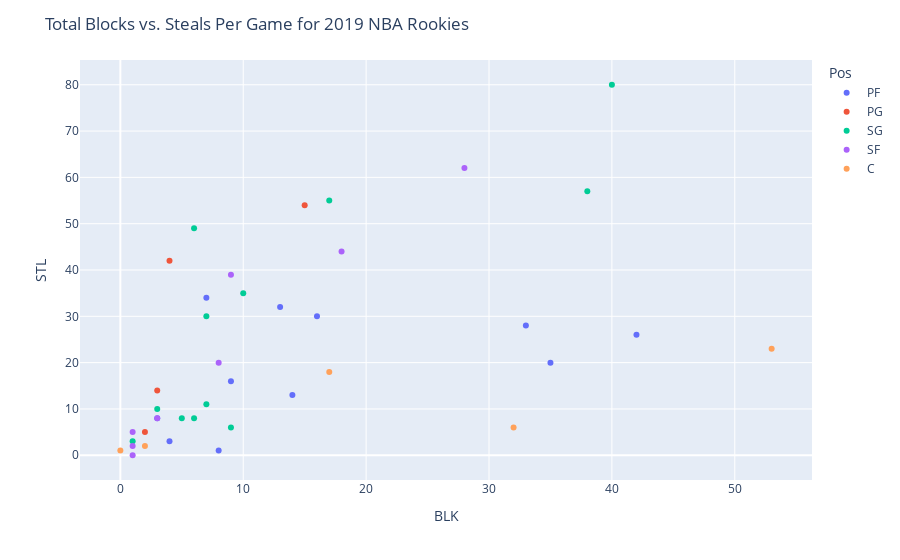

Here is the notebook cell this chart was saved with:
### Code cell
fig = px.scatter(rookies, x='BLK', y='STL', color = 'Pos', hover_data = ['Player'])
fig.update_layout(title_text = 'Total Blocks vs. Steals Per Game for 2019 NBA Rookies')

### Figure 1 — Plotly figure (JSON) as saved in the notebook; plotly's stock layout.template omitted (floating-point values rounded to 4 significant figures)
{"data": [{"customdata": [["Zion Williamson"], ["Rui Hachimura"], ["Cameron Johnson"], ["Brandon Clarke"], ["Grant Williams"], ["Darius Bazley"], ["Nassir Little"], ["Nicolas Claxton"], ["Alen Smailagić"], ["Eric Paschall"], ["Jalen McDaniels"]], "hoverlabel": {"namelength": 0}, "hovertemplate": "Pos=PF<br>BLK=%{x}<br>STL=%{y}<br>Player=%{customdata[0]}", "legendgroup": "PF", "marker": {"color": "#636efa", "symbol": "circle"}, "mode": "markers", "name": "PF", "showlegend": true, "type": "scatter", "x": [9, 7, 16, 42, 33, 35, 14, 8, 4, 13, 3], "xaxis": "x", "y": [16, 34, 30, 26, 28, 20, 13, 1, 3, 32, 8], "yaxis": "y"}, {"customdata": [["Ja Morant"], ["Darius Garland"], ["Ty Jerome"], ["Tremont Waters"]], "hoverlabel": {"namelength": 0}, "hovertemplate": "Pos=PG<br>BLK=%{x}<br>STL=%{y}<br>Player=%{customdata[0]}", "legendgroup": "PG", "marker": {"color": "#EF553B", "symbol": "circle"}, "mode": "markers", "name": "PG", "showlegend": true, "type": "scatter", "x": [15, 4, 3, 2], "xaxis": "x", "y": [54, 42, 14, 5], "yaxis": "y"}, {"customdata": [["RJ Barrett"], ["Jarrett Culver"], ["Coby White"], ["Tyler Herro"], ["Romeo Langford"], ["Nickeil Alexander-Walker"], ["Matisse Thybulle"], ["Jordan Poole"], ["Carsen Edwards"], ["Justin James"], ["Jaylen Nowell"], ["Terance Mann"]], "hoverlabel": {"namelength": 0}, "hovertemplate": "Pos=SG<br>BLK=%{x}<br>STL=%{y}<br>Player=%{customdata[0]}", "legendgroup": "SG", "marker": {"color": "#00cc96", "symbol": "circle"}, "mode": "markers", "name": "SG", "showlegend": true, "type": "scatter", "x": [17, 38, 6, 7, 6, 7, 40, 10, 3, 9, 1, 5], "xaxis": "x", "y": [55, 57, 49, 30, 8, 11, 80, 35, 10, 6, 3, 8], "yaxis": "y"}, {"customdata": [["De'Andre Hunter"], ["Cam Reddish"], ["Sekou Doumbouya"], ["Keldon Johnson"], ["KZ Okpala"], ["Cody Martin"], ["Admiral Schofield"], ["Ignas Brazdeikis"]], "hoverlabel": {"namelength": 0}, "hovertemplate": "Pos=SF<br>BLK=%{x}<br>STL=%{y}<br>Player=%{customdata[0]}", "legendgroup": "SF", "marker": {"color": "#ab63fa", "symbol": "circle"}, "mode": "markers", "name": "SF", "showlegend": true, "type": "scatter", "x": [18, 28, 8, 1, 1, 9, 3, 1], "xaxis": "x", "y": [44, 62, 20, 5, 2, 39, 8, 0], "yaxis": "y"}, {"customdata": [["Jaxson Hayes"], ["Goga Bitadze"], ["Mfiondu Kabengele"], ["Bruno Fernando"], ["Dewan Hernandez"]], "hoverlabel": {"namelength": 0}, "hovertemplate": "Pos=C<br>BLK=%{x}<br>STL=%{y}<br>Player=%{customdata[0]}", "legendgroup": "C", "marker": {"color": "#FFA15A", "symbol": "circle"}, "mode": "markers", "name": "C", "showlegend": true, "type": "scatter", "x": [53, 32, 2, 17, 0], "xaxis": "x", "y": [23, 6, 2, 18, 1], "yaxis": "y"}], "layout": {"legend": {"title": {"text": "Pos"}, "tracegroupgap": 0}, "margin": {"t": 60}, "title": {"text": "Total Blocks vs. Steals Per Game for 2019 NBA Rookies"}, "xaxis": {"anchor": "y", "domain": [0, 1], "title": {"text": "BLK"}}, "yaxis": {"anchor": "x", "domain": [0, 1], "title": {"text": "STL"}}}}
